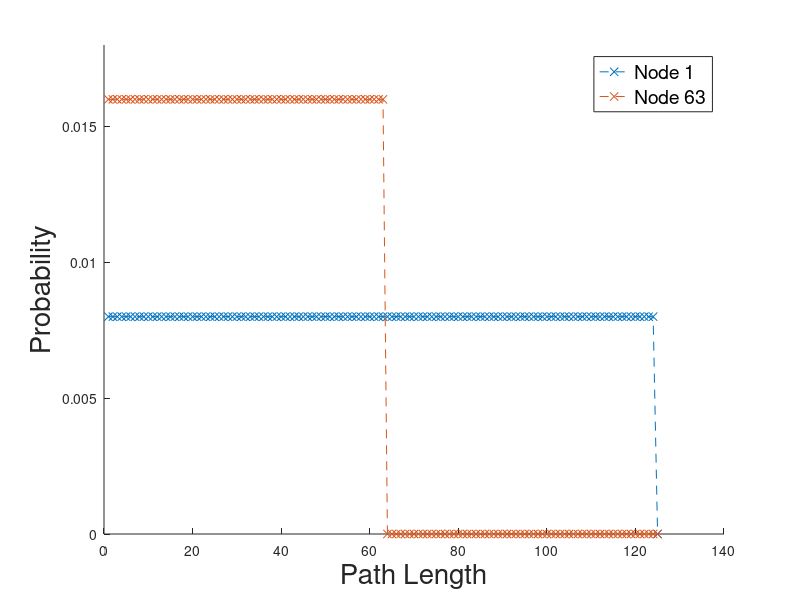

Write the MATLAB code that produced this figure.
clear;
font_size = 20;

num_nodes=125;
N=num_nodes;
x = 1:num_nodes;
i_set = [1,ceil(N/2)];
exp_TF = zeros(1,length(i_set));

hold on;
for i=i_set
    pdf_PL = zeros(1, num_nodes);

    if( i > 1 )
        pdf_PL(1:i) = 2/N;
    end
    pdf_PL(i:num_nodes-i) = 1/N;
    
    exp_TF(i_set==i) = sum(x.*pdf_PL);

    plot(x, pdf_PL, '--x');
end

axis([0,140,0,0.018]);
%title('PDF of TF for Selected Nodes in Line Network', 'FontSize',font_size);
xlabel('Path Length', 'FontSize',font_size);
ylabel('Probability', 'FontSize',font_size);

t = cellstr(num2str(i_set', 'Node %i'));
h_legend = legend(t{:});
set(h_legend,'FontSize',14);

saveas(gcf, sprintf('./PL_figures/PDF_PL_line_net_%i.pdf',num_nodes));